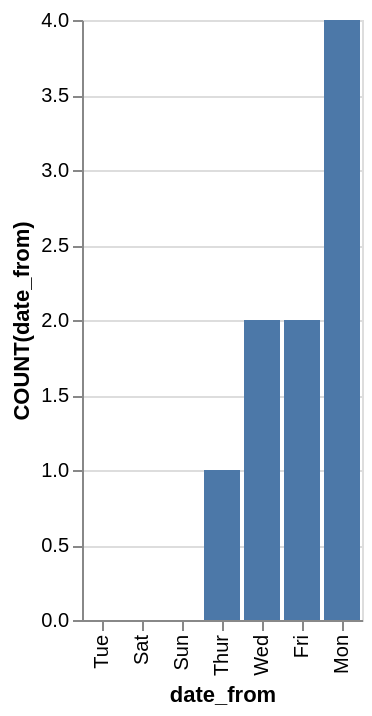

Vega-Lite specification for this chart:
### Vega-Lite specification from a JSON file in a GitHub repository (floating-point values rounded to 4 significant figures)
{"data": {"values": [{"x_data": "Mon", "y_data": 4}, {"x_data": "Tue", "y_data": 0}, {"x_data": "Wed", "y_data": 2}, {"x_data": "Thur", "y_data": 1}, {"x_data": "Fri", "y_data": 2}, {"x_data": "Sat", "y_data": 0}, {"x_data": "Sun", "y_data": 0}]}, "mark": "bar", "encoding": {"x": {"field": "x_data", "type": "nominal", "title": "date_from", "sort": {"op": "sum", "field": "y_data", "order": "ascending"}}, "y": {"field": "y_data", "type": "quantitative", "title": "COUNT(date_from)"}}}
